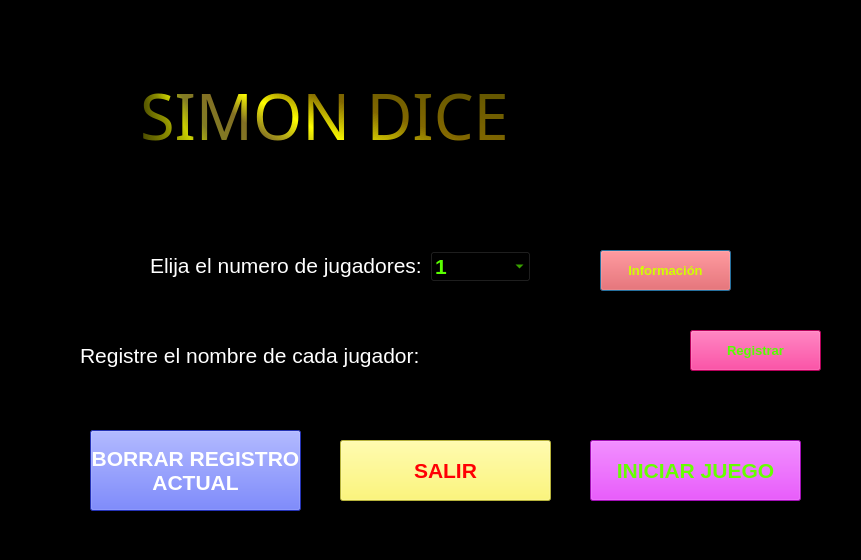
<?xml version="1.0" encoding="UTF-8"?>
<ui version="4.0">
 <class>Dialog</class>
 <widget class="QDialog" name="Dialog">
  <property name="geometry">
   <rect>
    <x>0</x>
    <y>0</y>
    <width>861</width>
    <height>560</height>
   </rect>
  </property>
  <property name="maximumSize">
   <size>
    <width>861</width>
    <height>560</height>
   </size>
  </property>
  <property name="windowTitle">
   <string>Dialog</string>
  </property>
  <property name="styleSheet">
   <string notr="true">background-color: rgb(0, 0, 0);</string>
  </property>
  <widget class="QComboBox" name="Cantidad_jugadores">
   <property name="enabled">
    <bool>true</bool>
   </property>
   <property name="geometry">
    <rect>
     <x>430</x>
     <y>251</y>
     <width>101</width>
     <height>31</height>
    </rect>
   </property>
   <property name="sizePolicy">
    <sizepolicy hsizetype="Preferred" vsizetype="Fixed">
     <horstretch>1</horstretch>
     <verstretch>1</verstretch>
    </sizepolicy>
   </property>
   <property name="baseSize">
    <size>
     <width>0</width>
     <height>0</height>
    </size>
   </property>
   <property name="font">
    <font>
     <family>Segoe UI Symbol</family>
     <pointsize>16</pointsize>
     <italic>false</italic>
     <bold>true</bold>
     <underline>false</underline>
     <strikeout>false</strikeout>
    </font>
   </property>
   <property name="cursor">
    <cursorShape>PointingHandCursor</cursorShape>
   </property>
   <property name="autoFillBackground">
    <bool>false</bool>
   </property>
   <property name="styleSheet">
    <string notr="true">color: rgb(89, 255, 0);
</string>
   </property>
   <property name="inputMethodHints">
    <set>Qt::ImhFormattedNumbersOnly</set>
   </property>
   <item>
    <property name="text">
     <string>1</string>
    </property>
   </item>
   <item>
    <property name="text">
     <string>2</string>
    </property>
   </item>
   <item>
    <property name="text">
     <string>3</string>
    </property>
   </item>
   <item>
    <property name="text">
     <string>4</string>
    </property>
   </item>
   <item>
    <property name="text">
     <string>5</string>
    </property>
   </item>
  </widget>
  <widget class="QLabel" name="label_2">
   <property name="geometry">
    <rect>
     <x>150</x>
     <y>250</y>
     <width>271</width>
     <height>31</height>
    </rect>
   </property>
   <property name="font">
    <font>
     <family>Segoe UI Symbol</family>
     <pointsize>16</pointsize>
    </font>
   </property>
   <property name="styleSheet">
    <string notr="true">color: rgb(255, 255, 255);</string>
   </property>
   <property name="text">
    <string>Elija el numero de jugadores:</string>
   </property>
  </widget>
  <widget class="QLabel" name="label">
   <property name="geometry">
    <rect>
     <x>140</x>
     <y>40</y>
     <width>591</width>
     <height>151</height>
    </rect>
   </property>
   <property name="font">
    <font>
     <family>Vineta BT</family>
     <pointsize>47</pointsize>
     <italic>false</italic>
     <bold>false</bold>
     <stylestrategy>PreferDefault</stylestrategy>
    </font>
   </property>
   <property name="styleSheet">
    <string notr="true">color: qconicalgradient(cx:0, cy:0, angle:135, stop:0 rgba(255, 255, 0, 69), stop:0.375 rgba(255, 255, 0, 69), stop:0.423533 rgba(251, 255, 0, 145), stop:0.45 rgba(247, 255, 0, 208), stop:0.477581 rgba(255, 244, 71, 130), stop:0.518717 rgba(255, 218, 71, 130), stop:0.55 rgba(255, 255, 0, 255), stop:0.57754 rgba(255, 203, 0, 130), stop:0.625 rgba(255, 255, 0, 69), stop:1 rgba(255, 255, 0, 69));</string>
   </property>
   <property name="text">
    <string>SIMON DICE</string>
   </property>
   <property name="textFormat">
    <enum>Qt::AutoText</enum>
   </property>
   <property name="scaledContents">
    <bool>true</bool>
   </property>
  </widget>
  <widget class="QPushButton" name="Informacion">
   <property name="geometry">
    <rect>
     <x>600</x>
     <y>250</y>
     <width>131</width>
     <height>41</height>
    </rect>
   </property>
   <property name="font">
    <font>
     <family>Segoe UI Symbol</family>
     <pointsize>10</pointsize>
     <bold>true</bold>
    </font>
   </property>
   <property name="cursor">
    <cursorShape>PointingHandCursor</cursorShape>
   </property>
   <property name="styleSheet">
    <string notr="true">color: rgb(208, 255, 0);
background-color: rgb(255, 48, 48);</string>
   </property>
   <property name="text">
    <string>Información</string>
   </property>
  </widget>
  <widget class="QLabel" name="label_3">
   <property name="geometry">
    <rect>
     <x>80</x>
     <y>340</y>
     <width>341</width>
     <height>31</height>
    </rect>
   </property>
   <property name="font">
    <font>
     <family>Segoe UI Symbol</family>
     <pointsize>16</pointsize>
    </font>
   </property>
   <property name="styleSheet">
    <string notr="true">color: rgb(255, 255, 255);</string>
   </property>
   <property name="text">
    <string>Registre el nombre de cada jugador:</string>
   </property>
  </widget>
  <widget class="QLineEdit" name="lista">
   <property name="geometry">
    <rect>
     <x>430</x>
     <y>340</y>
     <width>231</width>
     <height>31</height>
    </rect>
   </property>
   <property name="font">
    <font>
     <family>Segoe UI Symbol</family>
     <pointsize>10</pointsize>
     <stylestrategy>PreferDefault</stylestrategy>
    </font>
   </property>
   <property name="contextMenuPolicy">
    <enum>Qt::NoContextMenu</enum>
   </property>
   <property name="styleSheet">
    <string notr="true">color: rgb(1, 255, 31);</string>
   </property>
   <property name="inputMask">
    <string/>
   </property>
   <property name="text">
    <string/>
   </property>
  </widget>
  <widget class="QPushButton" name="Iniciar">
   <property name="geometry">
    <rect>
     <x>590</x>
     <y>440</y>
     <width>211</width>
     <height>61</height>
    </rect>
   </property>
   <property name="font">
    <font>
     <family>Segoe UI Symbol</family>
     <pointsize>16</pointsize>
     <bold>true</bold>
    </font>
   </property>
   <property name="cursor">
    <cursorShape>PointingHandCursor</cursorShape>
   </property>
   <property name="styleSheet">
    <string notr="true">color: rgb(102, 255, 0);
background-color: rgb(228, 21, 255);</string>
   </property>
   <property name="text">
    <string>INICIAR JUEGO</string>
   </property>
  </widget>
  <widget class="QPushButton" name="Borrar">
   <property name="geometry">
    <rect>
     <x>90</x>
     <y>430</y>
     <width>211</width>
     <height>81</height>
    </rect>
   </property>
   <property name="font">
    <font>
     <family>Segoe UI Symbol</family>
     <pointsize>16</pointsize>
     <bold>true</bold>
    </font>
   </property>
   <property name="cursor">
    <cursorShape>PointingHandCursor</cursorShape>
   </property>
   <property name="styleSheet">
    <string notr="true">color: rgb(255, 255, 255);
background-color: rgb(52, 72, 255);</string>
   </property>
   <property name="text">
    <string>BORRAR REGISTRO
ACTUAL</string>
   </property>
  </widget>
  <widget class="QPushButton" name="Registrar">
   <property name="geometry">
    <rect>
     <x>690</x>
     <y>330</y>
     <width>131</width>
     <height>41</height>
    </rect>
   </property>
   <property name="font">
    <font>
     <family>Segoe UI Symbol</family>
     <pointsize>10</pointsize>
     <bold>true</bold>
    </font>
   </property>
   <property name="cursor">
    <cursorShape>PointingHandCursor</cursorShape>
   </property>
   <property name="styleSheet">
    <string notr="true">color: rgb(85, 255, 0);
background-color: rgb(255, 0, 127);</string>
   </property>
   <property name="text">
    <string>Registrar</string>
   </property>
  </widget>
  <widget class="QPushButton" name="Salir">
   <property name="geometry">
    <rect>
     <x>340</x>
     <y>440</y>
     <width>211</width>
     <height>61</height>
    </rect>
   </property>
   <property name="font">
    <font>
     <family>Segoe UI Symbol</family>
     <pointsize>16</pointsize>
     <bold>true</bold>
    </font>
   </property>
   <property name="cursor">
    <cursorShape>PointingHandCursor</cursorShape>
   </property>
   <property name="styleSheet">
    <string notr="true">color: rgb(255, 0, 4);
background-color: rgb(255, 249, 82);</string>
   </property>
   <property name="text">
    <string>SALIR</string>
   </property>
  </widget>
 </widget>
 <resources/>
 <connections/>
</ui>
